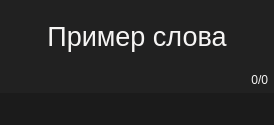
<?xml version="1.0" encoding="UTF-8"?>
<ui version="4.0">
 <class>Form</class>
 <widget class="QWidget" name="Form">
  <property name="geometry">
   <rect>
    <x>0</x>
    <y>0</y>
    <width>274</width>
    <height>125</height>
   </rect>
  </property>
  <property name="sizePolicy">
   <sizepolicy hsizetype="Maximum" vsizetype="Maximum">
    <horstretch>0</horstretch>
    <verstretch>0</verstretch>
   </sizepolicy>
  </property>
  <property name="windowTitle">
   <string>Form</string>
  </property>
  <property name="styleSheet">
   <string notr="true">background-color: rgb(33, 33, 33);</string>
  </property>
  <layout class="QVBoxLayout" name="verticalLayout_2">
   <property name="spacing">
    <number>0</number>
   </property>
   <property name="leftMargin">
    <number>0</number>
   </property>
   <property name="topMargin">
    <number>0</number>
   </property>
   <property name="rightMargin">
    <number>0</number>
   </property>
   <property name="bottomMargin">
    <number>0</number>
   </property>
   <item>
    <layout class="QVBoxLayout" name="verticalLayout_3" stretch="1,0">
     <property name="spacing">
      <number>0</number>
     </property>
     <item>
      <widget class="QWidget" name="widget" native="true">
       <property name="sizePolicy">
        <sizepolicy hsizetype="Preferred" vsizetype="Preferred">
         <horstretch>0</horstretch>
         <verstretch>0</verstretch>
        </sizepolicy>
       </property>
       <property name="maximumSize">
        <size>
         <width>16777215</width>
         <height>16777215</height>
        </size>
       </property>
       <layout class="QGridLayout" name="gridLayout">
        <property name="leftMargin">
         <number>6</number>
        </property>
        <property name="topMargin">
         <number>6</number>
        </property>
        <property name="rightMargin">
         <number>6</number>
        </property>
        <property name="bottomMargin">
         <number>6</number>
        </property>
        <item row="1" column="0">
         <widget class="QLabel" name="label_count_list">
          <property name="sizePolicy">
           <sizepolicy hsizetype="Preferred" vsizetype="Maximum">
            <horstretch>0</horstretch>
            <verstretch>0</verstretch>
           </sizepolicy>
          </property>
          <property name="styleSheet">
           <string notr="true">color: rgb(246, 245, 244);
background-color: rgba(0,0,0,0);</string>
          </property>
          <property name="text">
           <string>0/0</string>
          </property>
          <property name="alignment">
           <set>Qt::AlignRight|Qt::AlignTrailing|Qt::AlignVCenter</set>
          </property>
         </widget>
        </item>
        <item row="0" column="0">
         <widget class="QLabel" name="label_word">
          <property name="font">
           <font>
            <pointsize>20</pointsize>
           </font>
          </property>
          <property name="styleSheet">
           <string notr="true">background-color: rgba(255, 255, 255, 0);
color: rgb(246, 245, 244);</string>
          </property>
          <property name="lineWidth">
           <number>1</number>
          </property>
          <property name="midLineWidth">
           <number>0</number>
          </property>
          <property name="text">
           <string>Пример слова</string>
          </property>
          <property name="alignment">
           <set>Qt::AlignCenter</set>
          </property>
          <property name="wordWrap">
           <bool>true</bool>
          </property>
          <property name="margin">
           <number>0</number>
          </property>
         </widget>
        </item>
       </layout>
      </widget>
     </item>
     <item>
      <widget class="QWidget" name="widget" native="true">
       <property name="sizePolicy">
        <sizepolicy hsizetype="Preferred" vsizetype="Preferred">
         <horstretch>0</horstretch>
         <verstretch>0</verstretch>
        </sizepolicy>
       </property>
       <property name="maximumSize">
        <size>
         <width>16777215</width>
         <height>16777215</height>
        </size>
       </property>
       <property name="styleSheet">
        <string notr="true">background-color: rgba(23, 23, 23, 148);</string>
       </property>
       <layout class="QHBoxLayout" name="horizontalLayout_3">
        <property name="leftMargin">
         <number>6</number>
        </property>
        <property name="topMargin">
         <number>6</number>
        </property>
        <property name="rightMargin">
         <number>6</number>
        </property>
        <property name="bottomMargin">
         <number>6</number>
        </property>
        <item>
         <spacer name="horizontalSpacer">
          <property name="orientation">
           <enum>Qt::Horizontal</enum>
          </property>
          <property name="sizeHint" stdset="0">
           <size>
            <width>40</width>
            <height>20</height>
           </size>
          </property>
         </spacer>
        </item>
        <item>
         <widget class="QPushButton" name="but_back">
          <property name="sizePolicy">
           <sizepolicy hsizetype="Maximum" vsizetype="Maximum">
            <horstretch>0</horstretch>
            <verstretch>0</verstretch>
           </sizepolicy>
          </property>
          <property name="minimumSize">
           <size>
            <width>0</width>
            <height>0</height>
           </size>
          </property>
          <property name="styleSheet">
           <string notr="true">QPushButton {
color: rgb(250, 250, 250);
background-color: rgba(255, 255, 255, 0);
border-radius: 5px;
border: 0px solid #ffffff;
padding-left:10px;
padding-right:10px;
padding-top:2px;
padding-bottom:2px;
}</string>
          </property>
          <property name="text">
           <string/>
          </property>
          <property name="icon">
           <iconset>
            <normaloff>../icons/left-arrow.png</normaloff>../icons/left-arrow.png</iconset>
          </property>
          <property name="iconSize">
           <size>
            <width>16</width>
            <height>16</height>
           </size>
          </property>
         </widget>
        </item>
        <item>
         <widget class="QPushButton" name="but_next">
          <property name="sizePolicy">
           <sizepolicy hsizetype="Maximum" vsizetype="Maximum">
            <horstretch>0</horstretch>
            <verstretch>0</verstretch>
           </sizepolicy>
          </property>
          <property name="minimumSize">
           <size>
            <width>0</width>
            <height>0</height>
           </size>
          </property>
          <property name="styleSheet">
           <string notr="true">QPushButton {
color: rgb(250, 250, 250);
background-color: rgba(255, 255, 255, 0);
border-radius: 5px;
border: 0px solid #ffffff;
padding-left:10px;
padding-right:10px;
padding-top:2px;
padding-bottom:2px;
}</string>
          </property>
          <property name="text">
           <string/>
          </property>
          <property name="icon">
           <iconset>
            <normaloff>../icons/right-arrow.png</normaloff>../icons/right-arrow.png</iconset>
          </property>
          <property name="iconSize">
           <size>
            <width>16</width>
            <height>16</height>
           </size>
          </property>
         </widget>
        </item>
        <item>
         <spacer name="horizontalSpacer_2">
          <property name="orientation">
           <enum>Qt::Horizontal</enum>
          </property>
          <property name="sizeHint" stdset="0">
           <size>
            <width>40</width>
            <height>20</height>
           </size>
          </property>
         </spacer>
        </item>
       </layout>
      </widget>
     </item>
    </layout>
   </item>
  </layout>
 </widget>
 <resources/>
 <connections/>
</ui>
